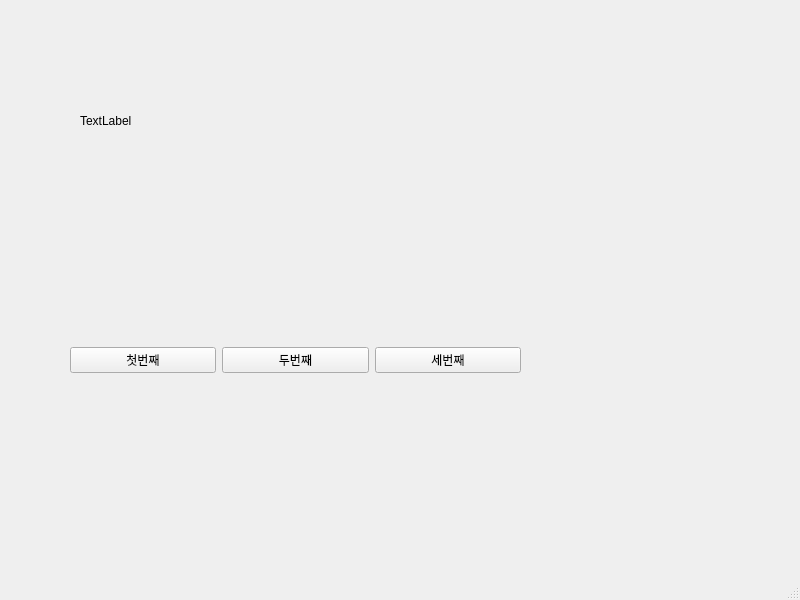
<?xml version="1.0" encoding="UTF-8"?>
<ui version="4.0">
 <class>MainWindow</class>
 <widget class="QMainWindow" name="MainWindow">
  <property name="geometry">
   <rect>
    <x>0</x>
    <y>0</y>
    <width>800</width>
    <height>600</height>
   </rect>
  </property>
  <property name="windowTitle">
   <string>MainWindow</string>
  </property>
  <widget class="QWidget" name="centralwidget">
   <widget class="QWidget" name="horizontalLayoutWidget">
    <property name="geometry">
     <rect>
      <x>70</x>
      <y>250</y>
      <width>451</width>
      <height>221</height>
     </rect>
    </property>
    <layout class="QHBoxLayout" name="horizontalLayout">
     <item>
      <widget class="QPushButton" name="pushButton">
       <property name="text">
        <string>첫번째</string>
       </property>
      </widget>
     </item>
     <item>
      <widget class="QPushButton" name="pushButton_2">
       <property name="text">
        <string>두번째</string>
       </property>
      </widget>
     </item>
     <item>
      <widget class="QPushButton" name="pushButton_3">
       <property name="text">
        <string>세번째</string>
       </property>
      </widget>
     </item>
    </layout>
   </widget>
   <widget class="QLabel" name="label">
    <property name="geometry">
     <rect>
      <x>80</x>
      <y>70</y>
      <width>431</width>
      <height>101</height>
     </rect>
    </property>
    <property name="text">
     <string>TextLabel</string>
    </property>
   </widget>
  </widget>
  <widget class="QMenuBar" name="menubar">
   <property name="geometry">
    <rect>
     <x>0</x>
     <y>0</y>
     <width>800</width>
     <height>21</height>
    </rect>
   </property>
  </widget>
  <widget class="QStatusBar" name="statusbar"/>
 </widget>
 <resources/>
 <connections>
  <connection>
   <sender>pushButton</sender>
   <signal>clicked()</signal>
   <receiver>MainWindow</receiver>
   <slot>slot_1st()</slot>
   <hints>
    <hint type="sourcelabel">
     <x>151</x>
     <y>377</y>
    </hint>
    <hint type="destinationlabel">
     <x>151</x>
     <y>414</y>
    </hint>
   </hints>
  </connection>
  <connection>
   <sender>pushButton_2</sender>
   <signal>clicked()</signal>
   <receiver>MainWindow</receiver>
   <slot>slot_2nd()</slot>
   <hints>
    <hint type="sourcelabel">
     <x>295</x>
     <y>384</y>
    </hint>
    <hint type="destinationlabel">
     <x>295</x>
     <y>437</y>
    </hint>
   </hints>
  </connection>
  <connection>
   <sender>pushButton_3</sender>
   <signal>clicked()</signal>
   <receiver>MainWindow</receiver>
   <slot>slot_3rd()</slot>
   <hints>
    <hint type="sourcelabel">
     <x>449</x>
     <y>386</y>
    </hint>
    <hint type="destinationlabel">
     <x>449</x>
     <y>434</y>
    </hint>
   </hints>
  </connection>
 </connections>
 <slots>
  <slot>slot_1st()</slot>
  <slot>slot_2nd()</slot>
  <slot>slot_3rd()</slot>
 </slots>
</ui>
